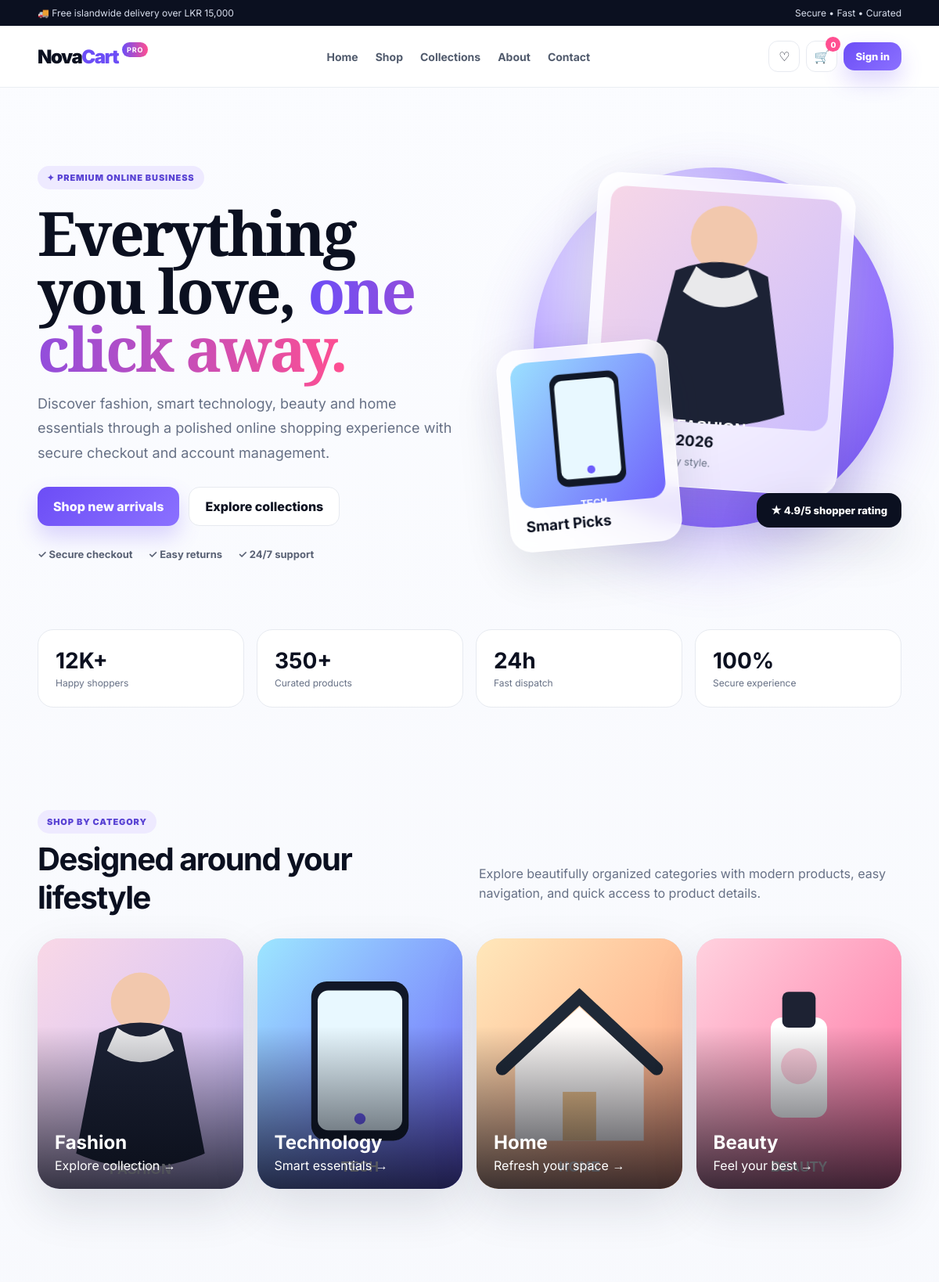
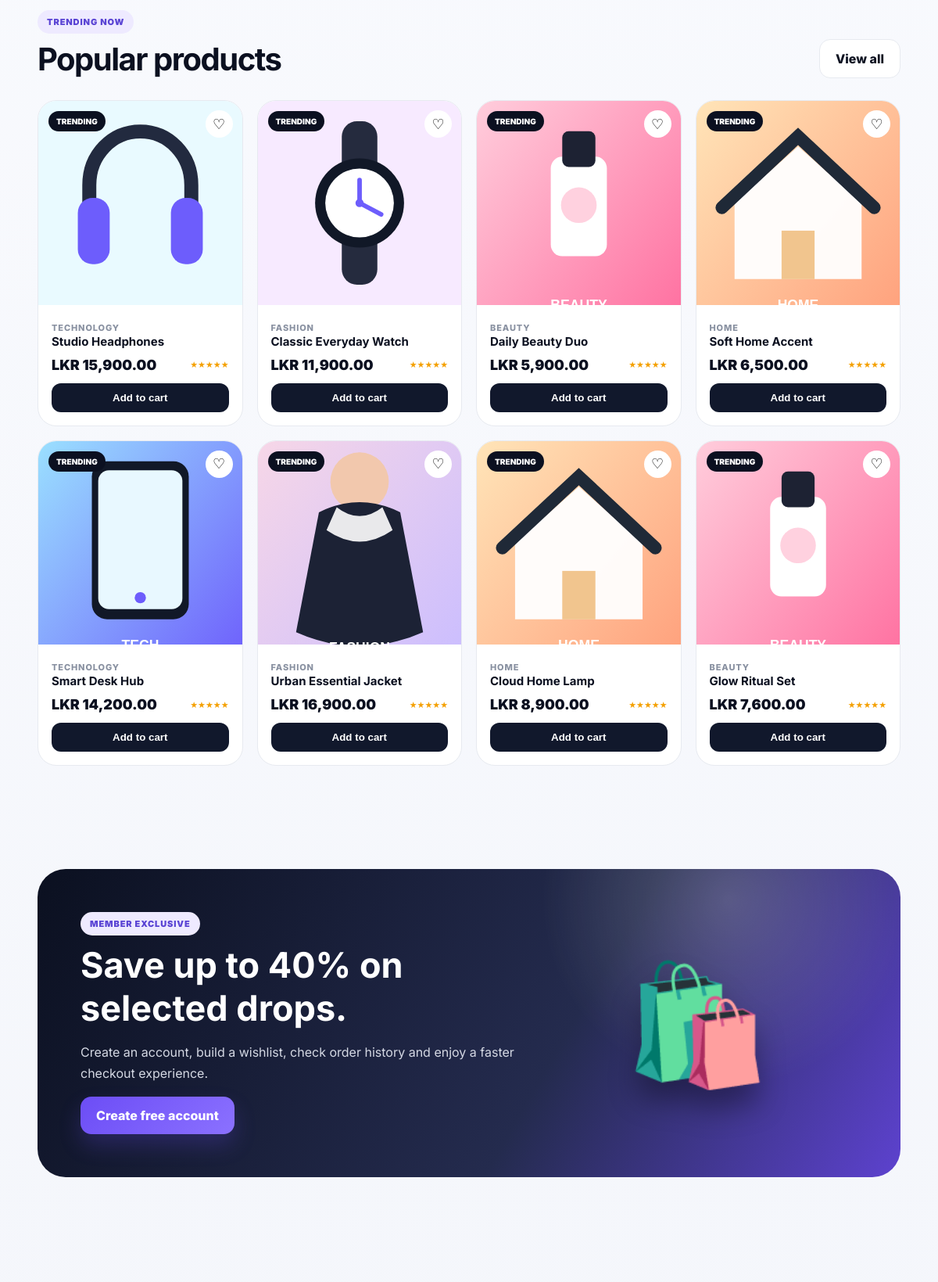
The page / (upper part) on the database its author committed (2 pictures, top to bottom).
### tables this page shows
CREATE TABLE products (
  id INT AUTO_INCREMENT PRIMARY KEY,
  name VARCHAR(160) NOT NULL,
  category VARCHAR(80) NOT NULL,
  price DECIMAL(12,2) NOT NULL,
  stock INT NOT NULL DEFAULT 0,
  image VARCHAR(255) NOT NULL,
  description TEXT,
  status ENUM('active','inactive') DEFAULT 'active',
  created_at TIMESTAMP DEFAULT CURRENT_TIMESTAMP
);

### includes/config.php (called while the page is built, shortened)
<?php
function e($v){return htmlspecialchars((string)$v,ENT_QUOTES,'UTF-8');}
?>

### index.php (the view)
<?php require 'includes/config.php';$pageTitle='Home';$products=$pdo->query("SELECT * FROM products WHERE status='active' ORDER BY id DESC LIMIT 8")->fetchAll();include 'includes/header.php';?>
<section class="hero"><div class="container hero-grid"><div><span class="eyebrow">✦ Premium Online Business</span><h1>Everything you love, <span class="grad">one click away.</span></h1><p>Discover fashion, smart technology, beauty and home essentials through a polished online shopping experience with secure checkout and account management.</p><div class="hero-actions"><a class="btn" href="shop.php">Shop new arrivals</a><a class="btn btn-outline" href="collections.php">Explore collections</a></div><div class="trust-row"><span>✓ Secure checkout</span><span>✓ Easy returns</span><span>✓ 24/7 support</span></div></div><div class="hero-visual"><div class="hero-orb"></div><div class="glass-card main"><img src="assets/images/fashion.svg" alt="Fashion"><h3>Urban Edit 2026</h3><p>Curated everyday style.</p></div><div class="glass-card small"><img src="assets/images/tech.svg" alt="Technology"><h3>Smart Picks</h3></div><div class="float-pill">★ 4.9/5 shopper rating</div></div></div></section>
<div class="container stats"><div class="stat"><strong>12K+</strong><span>Happy shoppers</span></div><div class="stat"><strong>350+</strong><span>Curated products</span></div><div class="stat"><strong>24h</strong><span>Fast dispatch</span></div><div class="stat"><strong>100%</strong><span>Secure experience</span></div></div>
<section class="section"><div class="container"><div class="section-head"><div><span class="eyebrow">Shop by category</span><h2>Designed around your lifestyle</h2></div><p>Explore beautifully organized categories with modern products, easy navigation, and quick access to product details.</p></div><div class="category-grid"><a class="category-card" href="shop.php?category=Fashion"><img src="assets/images/fashion.svg"><div class="category-copy"><h3>Fashion</h3><span>Explore collection →</span></div></a><a class="category-card" href="shop.php?category=Technology"><img src="assets/images/tech.svg"><div class="category-copy"><h3>Technology</h3><span>Smart essentials →</span></div></a><a class="category-card" href="shop.php?category=Home"><img src="assets/images/home.svg"><div class="category-copy"><h3>Home</h3><span>Refresh your space →</span></div></a><a class="category-card" href="shop.php?category=Beauty"><img src="assets/images/beauty.svg"><div class="category-copy"><h3>Beauty</h3><span>Feel your best →</span></div></a></div></div></section>
<section class="section"><div class="container"><div class="section-head"><div><span class="eyebrow">Trending now</span><h2>Popular products</h2></div><a class="btn btn-outline" href="shop.php">View all</a></div><div class="product-grid"><?php foreach($products as $p):?><article class="product-card" data-name="<?=e(strtolower($p['name']))?>"><a class="product-media" href="product.php?id=<?=$p['id']?>"><span class="badge">TRENDING</span><button type="button" class="wishlist-btn" data-wish='<?=e(json_encode(['id'=>$p['id'],'name'=>$p['name'],'price'=>$p['price'],'image'=>$p['image']]))?>'>♡</button><img src="<?=e($p['image'])?>" alt="<?=e($p['name'])?>"></a><div class="product-body"><span class="cat"><?=e($p['category'])?></span><h3><?=e($p['name'])?></h3><div class="product-meta"><span class="price">LKR <?=number_format($p['price'],2)?></span><span class="rating">★★★★★</span></div><button class="add-btn" data-add='<?=e(json_encode(['id'=>$p['id'],'name'=>$p['name'],'price'=>$p['price'],'image'=>$p['image']]))?>'>Add to cart</button></div></article><?php endforeach;?></div></div></section>
<section class="section"><div class="container promo"><div><span class="eyebrow">Member exclusive</span><h2>Save up to 40% on selected drops.</h2><p>Create an account, build a wishlist, check order history and enjoy a faster checkout experience.</p><a class="btn" href="register.php">Create free account</a></div><div class="promo-art">🛍️</div></div></section>
<?php include 'includes/footer.php';?>

### rows shown on the page
products: image (picture), category "TECHNOLOGY", name "Studio Headphones", price "15,900.00"
products: image (picture), category "FASHION", name "Classic Everyday Watch", price "11,900.00"
products: image (picture), category "BEAUTY", name "Daily Beauty Duo", price "5,900.00"
products: image (picture), category "HOME", name "Soft Home Accent", price "6,500.00"
products: image (picture), category "TECHNOLOGY", name "Smart Desk Hub", price "14,200.00"
products: image (picture), category "FASHION", name "Urban Essential Jacket", price "16,900.00"
products: image (picture), category "HOME", name "Cloud Home Lamp", price "8,900.00"
products: image (picture), category "BEAUTY", name "Glow Ritual Set", price "7,600.00"

### other values the page prints
cartCount() "0"
